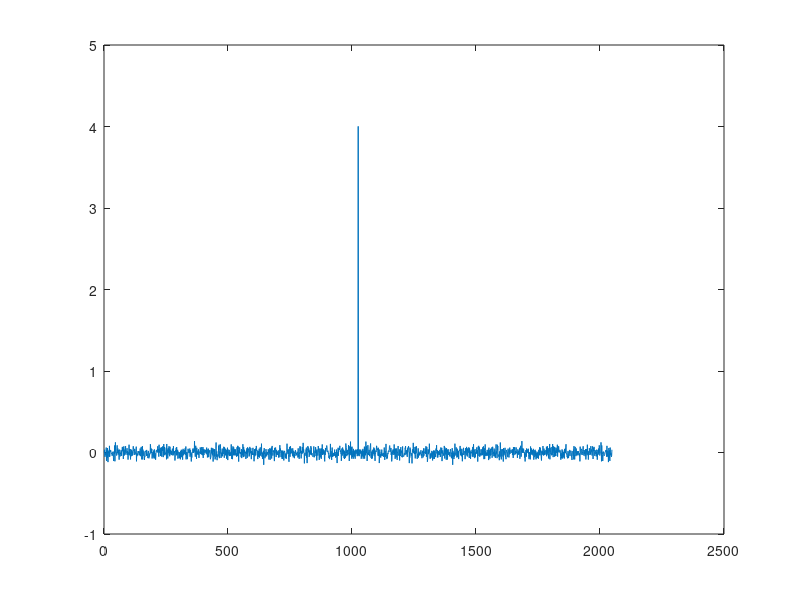
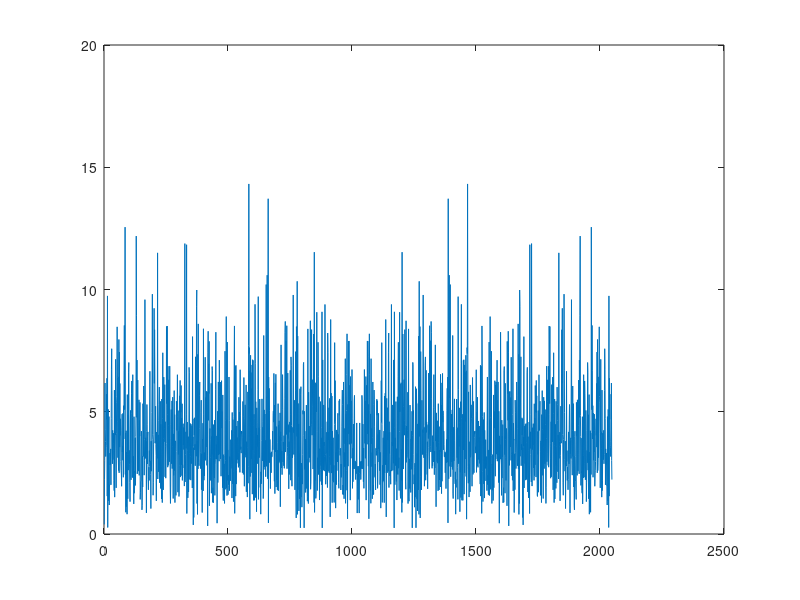

Recreate these plots in MATLAB, in order.
close all;
clear all;
len = 1024*8;
wdw = 128*8;

s = sign(rand(1, len)-.5);
padding = zeros(1, len);

x = [padding s padding];
y = zeros(1, (2*wdw)-1)

for ii = -1*wdw:1:wdw-1
	temp = circshift(x,ii);
	y(wdw+ii+1) = x(len+1:2*len+1)*transpose(temp(len+1:2*len+1))/((2*wdw)-1);
end

figure(1);
plot(y);

figure(2);
plot(abs(fft(y)));



